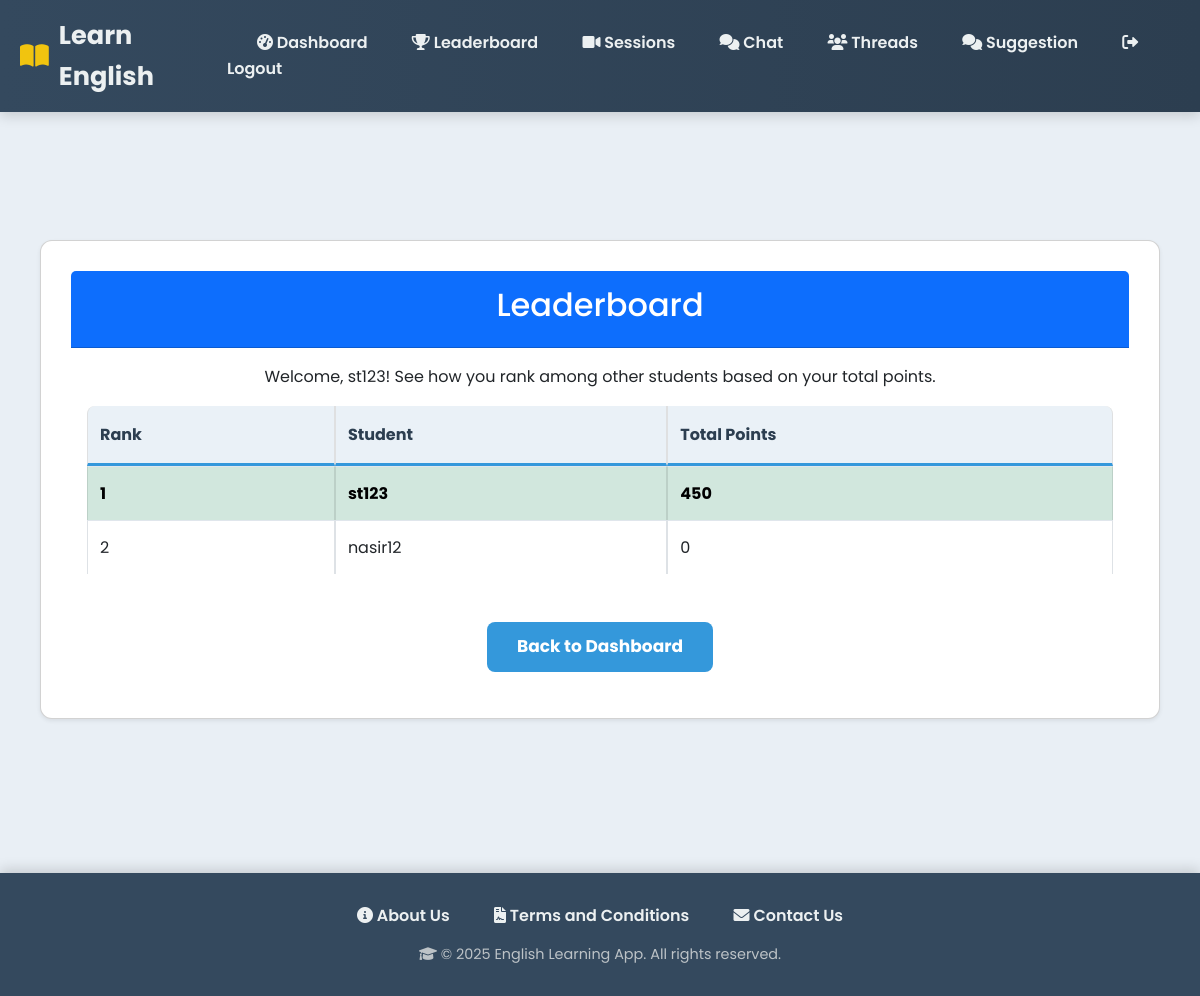
Screenshot of /student/leaderboard/ (signed in) with the database file from the repository.
### myapp/models.py (models this page shows, shortened)
class UserRegister(models.Model):
    USER_TYPE_CHOICES = [
        ('student', 'Student'),
        ('teacher', 'Teacher/Tutor'),
    ]
    user_id = models.AutoField(primary_key=True)
    full_name = models.CharField(max_length=100)
    username = models.CharField(max_length=50, unique=True)
    email = models.EmailField(unique=True)
    phone = models.CharField(max_length=15, unique=True)
    password_hash = models.CharField(max_length=255)
    usertype = models.CharField(max_length=20, choices=USER_TYPE_CHOICES, default='student')
    created_at = models.DateTimeField(default=timezone.now)

### myapp/views.py (the view)
# urls.py: path('student/leaderboard/', views.student_leaderboard, name='student_leaderboard'),
def student_leaderboard(request):
    username = request.session.get("username")
    if not username:
        return redirect("login")  # Redirect to login if not authenticated
    student = get_object_or_404(UserRegister, username=username, usertype="student")
    leaderboard = UserRegister.objects.filter(usertype="student").annotate(
        total_points=Sum('points__points')
    ).order_by('-total_points')
    leaderboard = [
        {
            'student': entry,
            'total_points': entry.total_points or 0,
        }
        for entry in leaderboard
    ]
    ranked_leaderboard = []
    current_rank = 1
    previous_points = None
    for index, entry in enumerate(leaderboard):
        if entry['total_points'] != previous_points and previous_points is not None:
            current_rank = index + 1
        ranked_leaderboard.append({
            'rank': current_rank,
            'username': entry['student'].username,
            'total_points': entry['total_points'],
            'is_current_user': entry['student'].username == username
        })
        previous_points = entry['total_points']
    return render(request, "student_leaderboard.html", {
        "username": username,
        "leaderboard": ranked_leaderboard,
    })

### templates/student_leaderboard.html (shortened to what this page needs)
{% extends "base.html" %}
{% block content %}
{% load static %}
<div class="container mt-5">
    <div class="card shadow-sm mb-4">
        <div class="card-header bg-primary text-white text-center">
            <h2>Leaderboard</h2>
        </div>
        <div class="card-body">
            <p class="text-center">Welcome, {{ username }}! See how you rank among other students based on your total points.</p>
            <div class="table-responsive">
                <table class="table table-bordered table-hover">
                    <thead class="table-light">
                        <tr>
                            <th>Rank</th>
                            <th>Student</th>
                            <th>Total Points</th>
                        </tr>
                    </thead>
                    <tbody>
                        {% for entry in leaderboard %}
                            <tr {% if entry.is_current_user %}class="table-success"{% endif %}>
                                <td>{{ entry.rank }}</td>
                                <td>{{ entry.username }}</td>
                                <td>{{ entry.total_points }}</td>
                            </tr>
                        {% empty %}
                            <tr>
                                <td colspan="3" class="text-center">No students have earned points yet.</td>
                            </tr>
                        {% endfor %}
                    </tbody>
                </table>
            </div>
            <div class="text-center mt-4">
                <a href="{% url 'student_dashboard' %}" class="btn btn-secondary">Back to Dashboard</a>
            </div>
        </div>
    </div>
</div>
{% endblock %}

### templates/base.html (style rules this page uses)
body { font-family: 'Poppins', 'Segoe UI', Tahoma, Geneva, Verdana, sans-serif; margin: 0; padding: 0; background: #e9eff5; color: #2c3e50; line-height: 1.6; }
.container { padding: 40px 20px; max-width: 1200px; margin: 0 auto; }
.table { width: 100%; margin-bottom: 1.5rem; color: #34495e; border-collapse: separate; border-spacing: 0; }
.table thead th { vertical-align: bottom; border-bottom: 3px solid #3498db; padding: 1rem 0.75rem; text-align: left; background-color: #eaf1f7; font-weight: 700; color: #2c3e50; }
.table thead tr:first-child th:first-child { border-top-left-radius: 8px; }
.table thead tr:first-child th:last-child { border-top-right-radius: 8px; }
.table tbody td { padding: 0.85rem 0.75rem; vertical-align: middle; border-top: 1px solid #e0e6ec; text-align: left; }
.table tbody tr:nth-of-type(odd) { background-color: #ffffff; }
.table tbody tr:nth-of-type(even) { background-color: rgba(52, 152, 219, 0.05); }
.card { background: #ffffff; padding: 30px; margin-bottom: 30px; border-radius: 12px; box-shadow: 0 6px 20px rgba(0,0,0,0.08); }
.btn { display: inline-block; padding: 12px 30px; background: #3498db; color: #fff; border: none; border-radius: 8px; text-decoration: none; cursor: pointer; font-size: 17px; font-weight: 700; transition: background 0.3s, transform 0.2s, box-shadow 0.3s; }
.card-header { background-color: #f5f7f9; font-weight: 700; color: #34495e; padding: 15px; }
.table-success { background-color: #d4edda !important; font-weight: bold; }
.table th, .table td { vertical-align: middle; text-align: center; }

### rows the page displays
UserRegister: username "st123", username "st123"
UserRegister: username "nasir12"

### other values shown
{{ entry.rank }} "1" "2"
{{ entry.total_points }} "450" "0"
